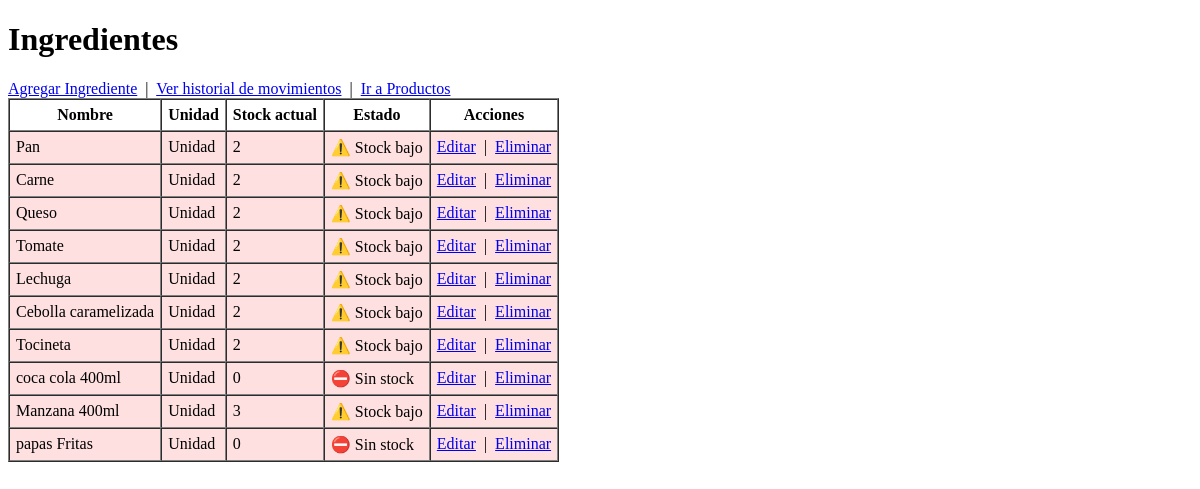
/products/ingredientes/ (signed in), run on an earlier commit of the app's database.
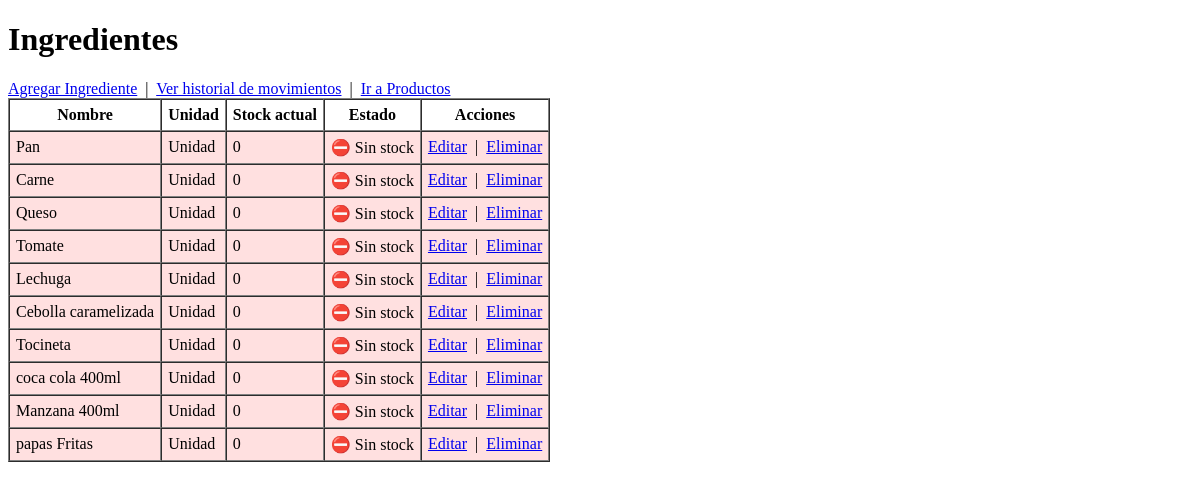
And on a later commit of the database.
### products/models.py (models this page shows, shortened)
class Ingrediente(models.Model):
    UNIDADES = [
        ('unidad', 'Unidad'),
        ('gramo', 'Gramo'),
        ('kilogramo', 'Kilogramo'),
        ('mililitro', 'Mililitro'),
        ('litro', 'Litro'),
        ('porcion', 'Porción'),
    ]
    nombre = models.CharField(max_length=100, unique=True)
    unidad_medida = models.CharField(max_length=20, choices=UNIDADES, default='unidad')
    stock = models.PositiveIntegerField(default=0, help_text="Cantidad disponible en inventario")

### products/views.py (the view)
# urls.py: path('ingredientes/', IngredienteListView.as_view(), name='ingrediente_list'),
@method_decorator(login_required, name='dispatch')
@method_decorator(user_passes_test(is_admin), name='dispatch')
class IngredienteListView(ListView):
    model = Ingrediente
    template_name = 'products/ingrediente_list.html'
    context_object_name = 'ingredientes'
    def get_context_data(self, **kwargs):
        context = super().get_context_data(**kwargs)
        context['stock_minimo'] = STOCK_MINIMO
        return context

### products/views.py (called while the page is built)
def is_admin(user):
    return user.is_staff

### products/templates/products/ingrediente_list.html (shortened to what this page needs)
<!DOCTYPE html>
<html>
<head>
</head>
<body>
    <h1>Ingredientes</h1>
    <a href="{% url 'ingrediente_create' %}">Agregar Ingrediente</a>
    &nbsp;|&nbsp;
    <a href="{% url 'movimiento_list' %}">Ver historial de movimientos</a>
    &nbsp;|&nbsp;
    <a href="{% url 'producto_list' %}">Ir a Productos</a>
    {% if ingredientes %}
    <table border="1" cellpadding="6" cellspacing="0">
        <thead>
            <tr>
                <th>Nombre</th>
                <th>Unidad</th>
                <th>Stock actual</th>
                <th>Estado</th>
                <th>Acciones</th>
            </tr>
        </thead>
        <tbody>
            {% for ingrediente in ingredientes %}
            <tr {% if ingrediente.stock <= stock_minimo %}style="background-color: #ffe0e0;"{% endif %}>
                <td>{{ ingrediente.nombre }}</td>
                <td>{{ ingrediente.get_unidad_medida_display }}</td>
                <td>{{ ingrediente.stock }}</td>
                <td>
                    {% if ingrediente.stock == 0 %}
                        ⛔ Sin stock
                    {% elif ingrediente.stock <= stock_minimo %}
                        ⚠️ Stock bajo
                    {% else %}
                        ✅ OK
                    {% endif %}
                </td>
                <td>
                    <a href="{% url 'ingrediente_update' ingrediente.pk %}">Editar</a>
                    &nbsp;|&nbsp;
                    <a href="{% url 'ingrediente_delete' ingrediente.pk %}">Eliminar</a>
                </td>
            </tr>
            {% endfor %}
        </tbody>
    </table>
    {% else %}
    <p>No hay ingredientes registrados.</p>
    {% endif %}
</body>
</html>

What changed in the data, as far as the page shows it:
changed Ingrediente "Pan": stock "2" → "0"; stock "⚠️ Stock bajo" → "⛔ Sin stock"
changed Ingrediente "Carne": stock "2" → "0"; stock "⚠️ Stock bajo" → "⛔ Sin stock"
changed Ingrediente "Queso": stock "2" → "0"; stock "⚠️ Stock bajo" → "⛔ Sin stock"
changed Ingrediente "Tomate": stock "2" → "0"; stock "⚠️ Stock bajo" → "⛔ Sin stock"
changed Ingrediente "Lechuga": stock "2" → "0"; stock "⚠️ Stock bajo" → "⛔ Sin stock"
changed Ingrediente "Cebolla caramelizada": stock "2" → "0"; stock "⚠️ Stock bajo" → "⛔ Sin stock"
changed Ingrediente "Tocineta": stock "2" → "0"; stock "⚠️ Stock bajo" → "⛔ Sin stock"
changed Ingrediente "Manzana 400ml": stock "3" → "0"; stock "⚠️ Stock bajo" → "⛔ Sin stock"
